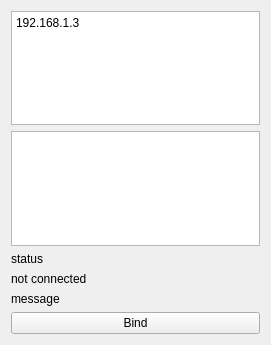
<?xml version="1.0" encoding="UTF-8"?>
<ui version="4.0">
 <class>AngelClient</class>
 <widget class="QWidget" name="AngelClient">
  <property name="geometry">
   <rect>
    <x>0</x>
    <y>0</y>
    <width>271</width>
    <height>345</height>
   </rect>
  </property>
  <property name="windowTitle">
   <string>AngelClient</string>
  </property>
  <layout class="QVBoxLayout" name="verticalLayout">
   <item>
    <widget class="QPlainTextEdit" name="hostAddressTextEdit">
     <property name="plainText">
      <string>192.168.1.3</string>
     </property>
    </widget>
   </item>
   <item>
    <widget class="QTextEdit" name="hostPortTextEdit"/>
   </item>
   <item>
    <widget class="QLabel" name="statusLabel">
     <property name="text">
      <string>status</string>
     </property>
    </widget>
   </item>
   <item>
    <widget class="QLabel" name="connectionLabel">
     <property name="text">
      <string>not connected</string>
     </property>
    </widget>
   </item>
   <item>
    <widget class="QLabel" name="msgLabel">
     <property name="text">
      <string>message</string>
     </property>
    </widget>
   </item>
   <item>
    <widget class="QPushButton" name="bindButton">
     <property name="text">
      <string>Bind</string>
     </property>
    </widget>
   </item>
  </layout>
 </widget>
 <layoutdefault spacing="6" margin="11"/>
 <resources/>
 <connections/>
</ui>
